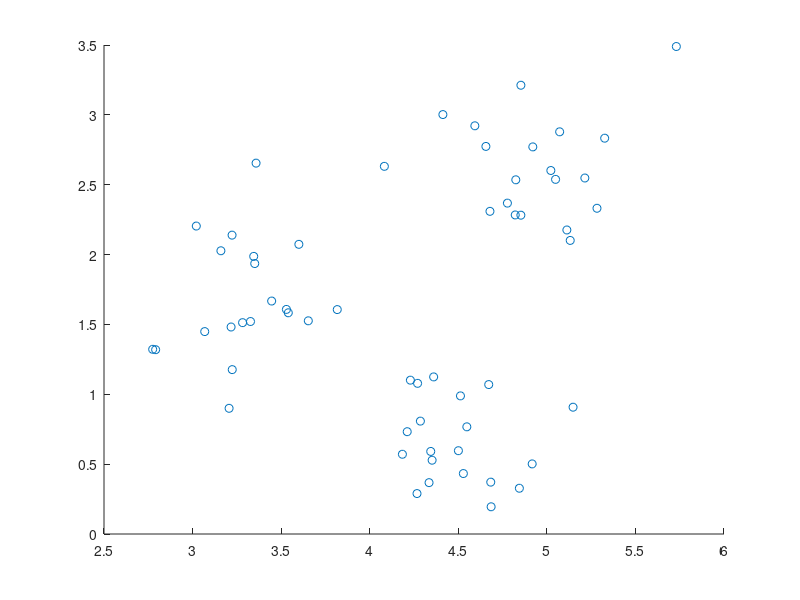
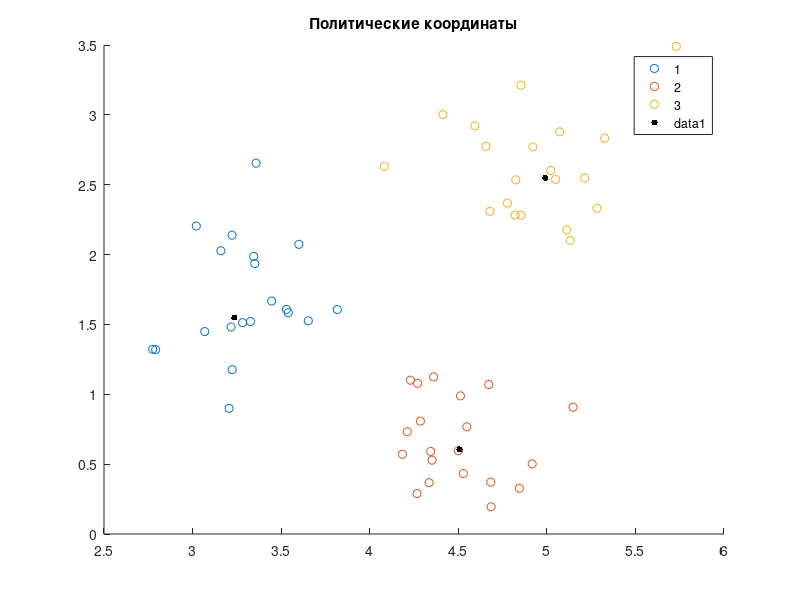

The MATLAB script that drew these images, in order:
clc
close all
clear all
% СПРОСИТЬ ПРО КРИТЕРИЙ ОЦЕНКИ КОЛИЧЕСТВА КЛАСТЕРОВ В 5Й ЛАБ
file = fopen('data11.txt', 'r');
X = fscanf(file, '%f', [2 inf])';
fclose(file);
x = X(:,1);
y = X(:,2);
N = size(X);
K = N(2); % =2
N = N(1); % =100

% количество входов нейрона равно количеству признаков объектов, выход один
figure;
scatter(x, y, 35);

numNeuron = 3; % количество нейронов равно предполагаемому количеству кластеров
C = zeros(numNeuron, 2); % задание начальных центров кластеров, нейроны слоя Кохонена представляют собой центры кластеров

for i = 1:numNeuron
    C(i,:) = X(i,:); % взять в качестве начальных центров исходные объекты
end
C

k_max = 10000;
h = 0.1435; % параметр скорости обучения, установлен путём дотыкался
R = zeros(1, numNeuron);
k = 1; % номер итерации
eps = 0.01435; % точность
while (true)
    xex = rand;
    num = ceil(5 + (N-5)*xex); % слою сети случайным образом предъявляется объект, округление в большую сторону
    for n = 1:numNeuron
         R(n) = pdist([X(num,:); C(n,:)], 'euclidean'); % расстояния между вектором и всеми нейронами слоя
    end 
    [zatychka, n] = min(R); % определить номер нейрона, для которого расстояние минимально
    C_new = C;
    C_new(n,1) = C(n,1)+ h*(x(num) - C(n,1)); % коррекция его весового вектора
    C_new(n,2) = C(n,2)+ h*(y(num) - C(n,2)); % если вектор относится к кластеру, то нейрон этого кластера смещается в сторону объекта
    if (R(n) <= eps) || (k == k_max) % если весовые факторы нейронов не из-меняются или превышено максимальное количество итераций
        break
    end
    k = k+1;
    C = C_new;    
end
C
k

P = zeros(1, numNeuron);
U = zeros(N, 2); % по уже установленным центрам рассортировать объекты на кластеры 
for i = 1:N % расчёт расстояний до центров кластеров, заполнение матрицы U
    for n = 1:numNeuron
    P(n) = pdist([X(i,:); C(n,:)]);
    end 
    [zatychka, n] = min(P); % n - номер центра, до которого наименьшее расстояние
    U(i,1) = n;
    U(i,2) = P(n);
end

figure;
gscatter(x, y, U(:,1));
title('Политические координаты');
hold on;
scatter(C(:,1), C(:,2), 20, 'k', 'filled');
